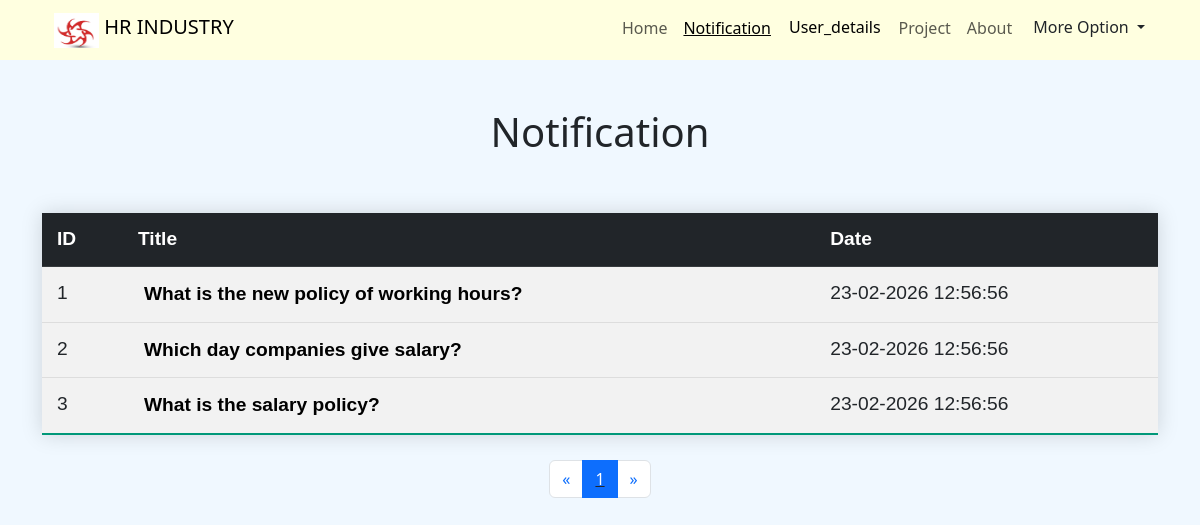
The app's page /cto/view_news.php with its own data.
### tables this page shows
create table notification(
id int(5) auto_increment primary key,
uid int (3) not null,
title varchar(100),
content varchar(5000),
time timestamp,
foreign key (uid) references user_detail(uid)
);

### cto/view_news.php (the view, shortened to what this page needs)
<?php
include "config.php";
include "../pdo.php";
$i=1;
$dataL = $connPDO->prepare("SELECT * FROM notification");
$dataL->execute();
$rowData = $dataL->fetchAll(PDO::FETCH_ASSOC);
$totalPages = ceil(count($rowData) / 10);
$page = isset($_GET['page']) ? $_GET['page'] : 1;
$dataData = paginate($rowData, $page, 10);
function paginate($data, $page, $pageSize) {
  $offset = ($page - 1) * $pageSize;
  return array_slice($data, $offset, $pageSize);
}
?>
<!DOCTYPE html>
<html>
<head>
    <link href="https://cdn.jsdelivr.net/npm/bootstrap@5.3.0/dist/css/bootstrap.min.css" rel="stylesheet">
</head>
<body style="background-color: 	aliceblue ;">
<nav class="navbar navbar-expand-lg  navMain" >
  <div class="container" >
  <div class="container-fluid">
    <a class="navbar-brand" href="#">
      <img src="../photos/logo.jpg" alt="Logo" width="45" height="35" class="d-inline-block align-text-top">
      HR INDUSTRY
    </a>
  </div>
    <div class="collapse navbar-collapse" id="navbarSupportedContent">
      <ul class="navbar-nav ms-auto mb-2 mb-lg-1">
        <li class="nav-item">
          <a class="nav-link " aria-current="page" href="index.php">Home</a>
        </li>
        <li class="nav-item">
          <a class="nav-link active text-capitalize" href="view_news.php">Notification</a>
        </li>
        <li class="nav-item">
           <?php
            $sql = $conn->query("SELECT COUNT(read_flag) as msg from comm_cto where `is_cto`= '0' and `read_flag` = '0'");
            $data=mysqli_fetch_assoc($sql);
                    if($data['msg'] > 0)
                    {
                ?>
                        <td>
                        <a  class="dropdown-item notification" href="view_user.php" >
                            <span>User_details</span>
                            <span class="badge"><?php echo $data['msg'] ?></span>
                        </a>
                     </tr>
            <?php
                    }else{
            ?>
                <a class=" notification dropdown-item" href="view_user.php">User_details</a>
            <?php } ?>
        </li>
        <li class="nav-item">
          <a class="nav-link text-capitalize" href="project.php">Project</a>
        </li>
        <li class="nav-item">
          <a class="nav-link text-capitalize" href="p4.php">About</a>
        </li>
        <li class="nav-item">
        <div class="dropdown">
  <button class="btn dropdown-toggle "  type="button" data-bs-toggle="dropdown" aria-expanded="false">
       More Option
  </button>
</div>
</li>
      </ul>
    </div>
  </div>
</nav>
<br><br>
    <div class="container">
        <h1>Notification</h1>
<br>
<table class="table table-striped "  >
    <thead>
        <tr class="table-dark">
        <th scope="col">ID</th>
        <th scope="col">Title</th>
        <th scope="col">Date</th>
        </tr>
    </thead>
    <tbody>
        <?php
            if (COUNT($dataData) > 0) {
              foreach ($dataData as $row) {
        ?>
                    <tr >
                    <td><?php echo $row['id']; ?></td>
                    <td><button id="b" class="b<?php echo$i; ?>"><?php echo $row['title']; ?></button></td>
                     <td><?php $d=$row['time'];$d1=date("d-m-Y H:i:s",strtotime($d));echo $d1; ?></td>
                     </tr>
        <?php    $i++;  }
            }
        ?>
    </tbody>
</table>
<nav aria-label="Page navigation">
      <ul class="pagination justify-content-center">
        <li class="page-item">
          <a class="page-link" href="?page=<?php echo $page - 1; ?>" aria-label="Previous">
            <span aria-hidden="true">&laquo;</span>
          </a>
        </li>
        <?php
        for ($i = 1; $i <= $totalPages; $i++) {
        ?>
          <li class="page-item <?php if ($page == $i) { echo 'active'; } ?>">
            <a class="page-link" href="?page=<?php echo $i; ?>"><?php echo $i; ?></a>
          </li>
        <?php
        }
        ?>
        <li class="page-item">
          <a class="page-link" href="?page=<?php echo $page + 1; ?>" aria-label="Next">
            <span aria-hidden="true">&raquo;</span>
          </a>
        </li>
      </ul>
    </nav>
    </div>
</body>
</html>

### cto/view_news.php (style rules this page uses)
.bc,.navMain { background-color:lightyellow; }
.active { text-decoration: underline; }
#b { background:none; font-weight:bold; }
h1 { text-align:center; }
button { border:none; }
.table { border-collapse: collapse; margin: 25px 0; font-size: 1.2em; font-family: sans-serif; box-shadow: 0 0 20px rgba(0, 0, 0, 0.15); }
.table thead tr { background-color: #009879; color: #ffffff; text-align: left; }
.table th, .table td { padding: 12px 15px; }
.table tbody tr { border-bottom: 1px solid #dddddd; }
.notification { color: black; text-decoration: none; padding: 7px 10px; position: relative; display: inline-block; border-radius: 2px; }

### records on screen
notification: id "1", title "What is the new policy of working hours?", time "23-02-2026 12:56:56"
notification: id "2", title "Which day companies give salary?", time "23-02-2026 12:56:56"
notification: id "3", title "What is the salary policy?", time "23-02-2026 12:56:56"
